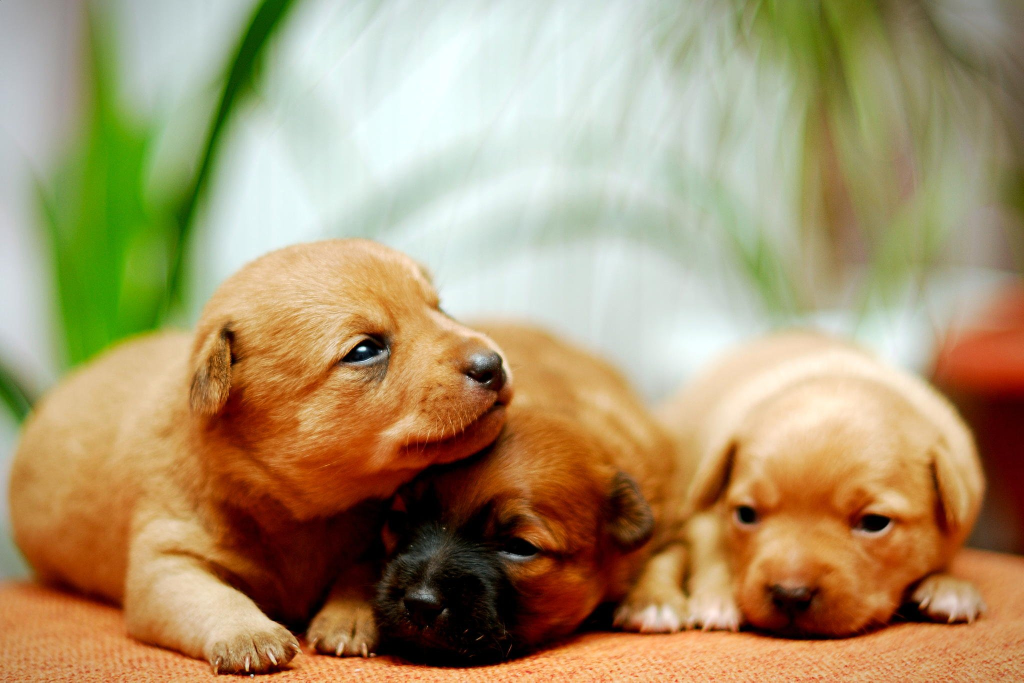
#> input picture test.jpg, 2048 x 1365 px (shown at 1/2 size)
$ python reader.py
#> lines starting #> are read from the running program, lines starting #| are printed output that depends on the picture; after the words box and inside, x2 and y2 are one past the last pixel; in counts of white or black regions, pixels touching at a corner belong together
from easyocr import Reader
import cv2

car = cv2.imread('test.jpg')
#> car is the input picture: shape (1365, 2048, 3); mean B, G, R 109.5, 148.7, 170.3
car = cv2.resize(car, (800, 600))
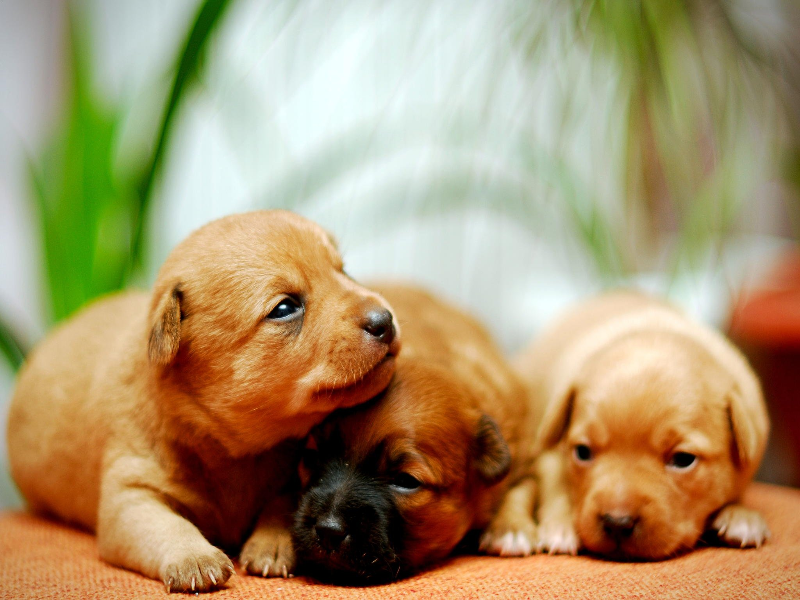
#> car: shape (600, 800, 3); mean B, G, R 109.4, 148.6, 170.2
gray = cv2.cvtColor(car, cv2.COLOR_BGR2GRAY)
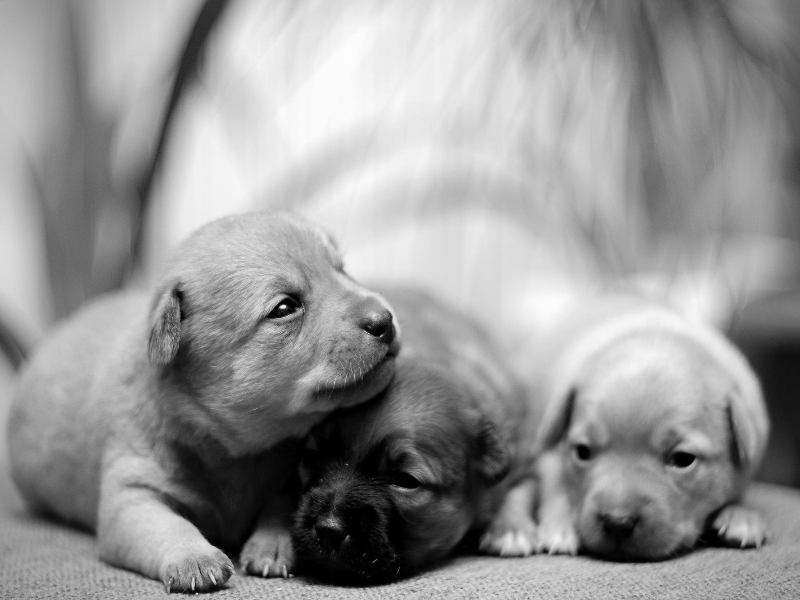
#> gray: shape (600, 800); min 0, max 252, mean 150.6
blur = cv2.GaussianBlur(gray, (5,5), 0)
edged = cv2.Canny(blur, 10, 200)
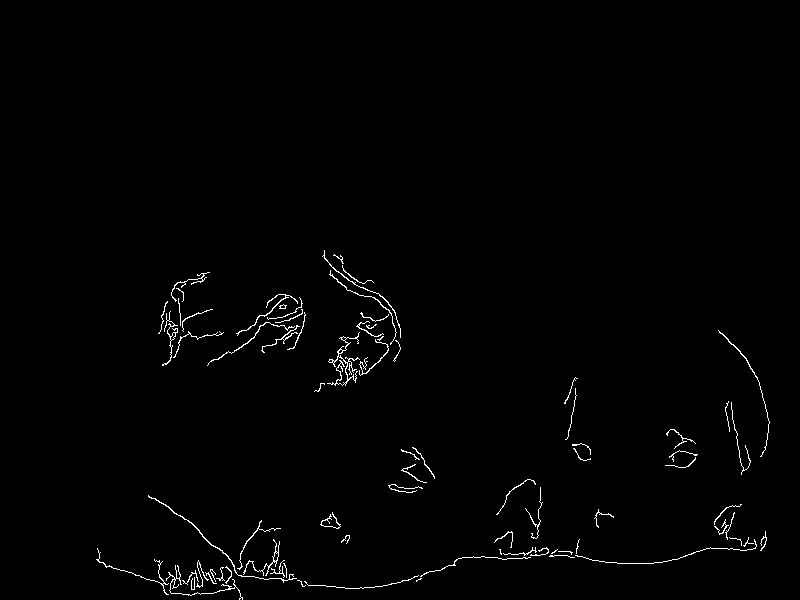
#> edged: shape (600, 800); 1.1% white in thin lines or dots, all inside (x1, y1, x2, y2) = (96, 250, 770, 600)
cont, _ = cv2.findContours(edged, cv2.RETR_TREE, cv2.CHAIN_APPROX_SIMPLE)
#> cont = 89 contours, 72 with area under 20; largest, box (x1, y1, x2, y2) and area: (327, 332, 360, 386) 108, (148, 495, 297, 583) 74, (243, 539, 280, 576) 62, (162, 311, 178, 366) 44, (236, 294, 298, 336) 44
cont = sorted(cont, key = cv2.contourArea, reverse = True)[:5]
#> cont = 5 contours; box (x1, y1, x2, y2) and area: (327, 332, 360, 386) 108, (148, 495, 297, 583) 74, (243, 539, 280, 576) 62, (162, 311, 178, 366) 44, (236, 294, 298, 336) 44

for c in cont:
    arc = cv2.arcLength(c, True)
    approx = cv2.approxPolyDP(c, 0.02 * arc, True)
    if len(approx) == 4:
        plate_cnt = approx
        break
#> this loop made 5 passes
#> arc on passes 1 to 5: 558, 406.5, 236.5, 243.4, 233.7
#> (the run stopped early here; a loop or call above may not have finished)
